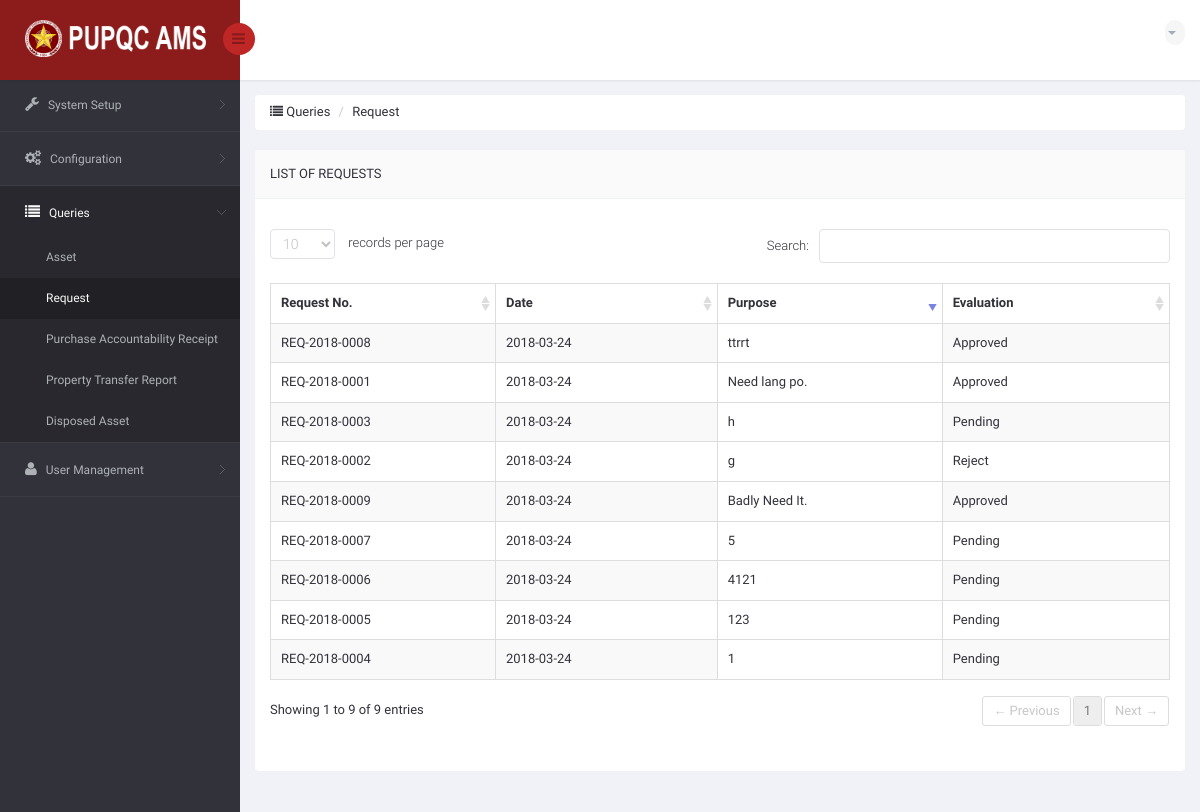
The page /DIR/Administrator/ADRequest.php (signed in) on the database as committed earlier.
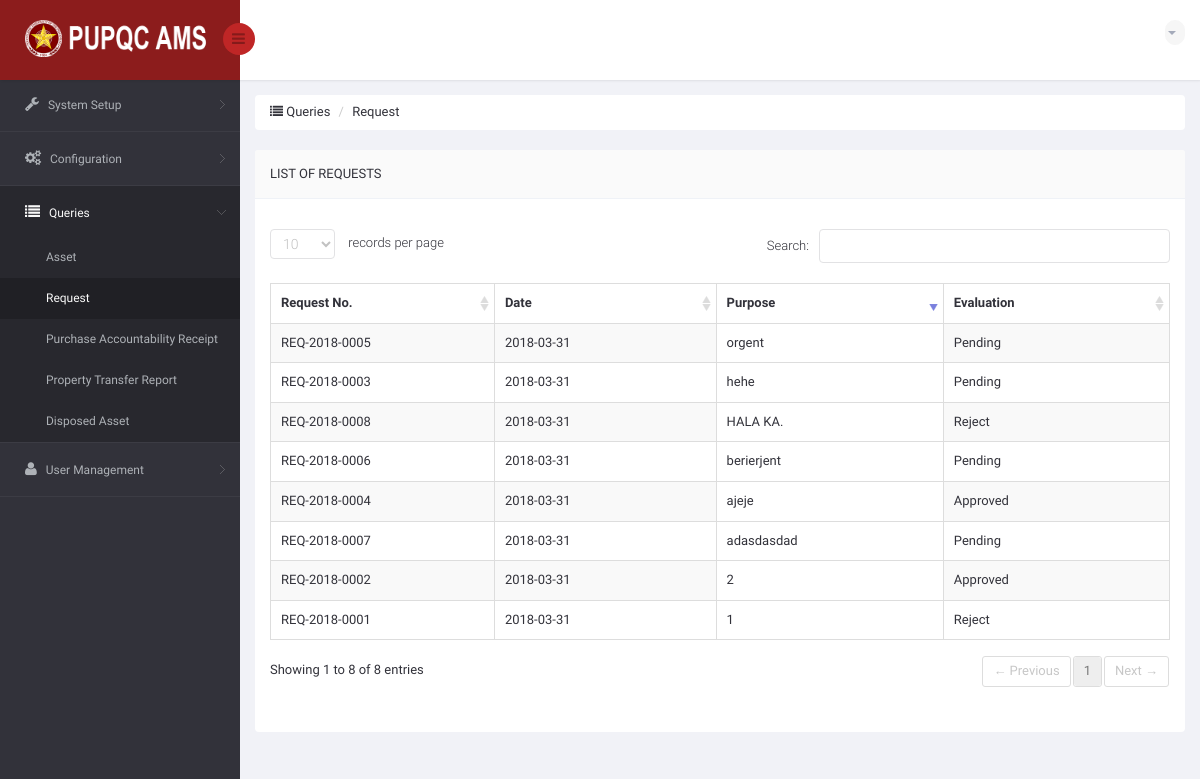
The same page on the database as committed later.
### tables this page shows
CREATE TABLE `ams_t_user_request_summary` (
  `URS_ID` int(11) NOT NULL,
  `URS_NO` varchar(15) NOT NULL,
  `URS_REQUEST_DATE` date NOT NULL,
  `URS_PURPOSE` varchar(350) NOT NULL,
  `URS_STATUS_TO_PO` varchar(25) NOT NULL DEFAULT 'Pending',
  `URS_APPROVED_DATE` date DEFAULT NULL,
  `URS_REJECT_DATE` date DEFAULT NULL,
  `URS_REMARKS` varchar(350) DEFAULT NULL,
  `URS_URGENT_DATE` date NOT NULL,
  `URS_URGENT_TYPE` varchar(25) NOT NULL,
  `URS_VIEW_BY_USER` int(11) NOT NULL DEFAULT '0',
  `URS_VIEW_BY_PO` int(11) NOT NULL DEFAULT '0',
  `URS_VIEW_BY_USER_MAIN` int(11) NOT NULL DEFAULT '0',
  `URS_VIEW_CLICKED` int(11) NOT NULL DEFAULT '0'
);

### DIR/Administrator/ADRequest.php (the view, shortened to what this page needs)
<!DOCTYPE html>
<html lang="en">
<head>
    <link href="../../bs3/css/bootstrap.min.css" rel="stylesheet">
    <link href="../../css/bootstrap-reset.css" rel="stylesheet">
    <link href="../../font-awesome/css/font-awesome.css" rel="stylesheet" />
    <link href="../../js/advanced-datatable/css/demo_page.css" rel="stylesheet" />
    <link href="../../js/advanced-datatable/css/demo_table.css" rel="stylesheet" />
    <link rel="stylesheet" href="../../js/data-tables/DT_bootstrap.css" />
    <link href="../../css/style.css" rel="stylesheet">
    <link href="../../css/style-responsive.css" rel="stylesheet" />
    <link href="../../js/iCheck/skins/minimal/minimal.css" rel="stylesheet">
    <link href="../../js/iCheck/skins/minimal/red.css" rel="stylesheet">
    <link href="../../js/iCheck/skins/minimal/green.css" rel="stylesheet">
    <link href="../../js/iCheck/skins/minimal/blue.css" rel="stylesheet">
    <link href="../../js/iCheck/skins/minimal/yellow.css" rel="stylesheet">
    <link href="../../js/iCheck/skins/minimal/purple.css" rel="stylesheet">
    <link href="../../js/iCheck/skins/square/square.css" rel="stylesheet">
    <link href="../../js/iCheck/skins/square/red.css" rel="stylesheet">
    <link href="../../js/iCheck/skins/square/green.css" rel="stylesheet">
    <link href="../../js/iCheck/skins/square/blue.css" rel="stylesheet">
    <link href="../../js/iCheck/skins/square/yellow.css" rel="stylesheet">
    <link href="../../js/iCheck/skins/square/purple.css" rel="stylesheet">
    <link href="../../js/iCheck/skins/flat/grey.css" rel="stylesheet">
    <link href="../../js/iCheck/skins/flat/red.css" rel="stylesheet">
    <link href="../../js/iCheck/skins/flat/green.css" rel="stylesheet">
    <link href="../../js/iCheck/skins/flat/blue.css" rel="stylesheet">
    <link href="../../js/iCheck/skins/flat/yellow.css" rel="stylesheet">
    <link href="../../js/iCheck/skins/flat/purple.css" rel="stylesheet">
    <link rel="stylesheet" type="text/css" href="../../js/select2/select2.css" />
    <link rel="stylesheet" type="text/css" href="../../js/bootstrap-daterangepicker/daterangepicker-bs3.css" />
    <link rel="stylesheet" type="text/css" href="../../js/bootstrap-datetimepicker/css/datetimepicker.css" />
    <link rel="stylesheet" type="text/css" href="../../js/bootstrap-datepicker/css/datepicker.css" />
    <link href="../../js/plugins/sweetalert/sweetalert.css" type="text/css" rel="stylesheet" media="screen,projection">
</head>
<body>
<section id="container" >
<header class="header fixed-top clearfix">
<div class="brand">
    <a href="ADCampus.php" class="logo">
        <img src="../../images/pupqcnew.png" style="width: 193px; height: 37px;" alt="">
    </a>
    <div class="sidebar-toggle-box">
        <div class="fa fa-bars"></div>
    </div>
</div>
<div class="top-nav clearfix">
    <ul class="nav pull-right top-menu">
        <li class="dropdown">
            <a data-toggle="dropdown" class="dropdown-toggle" href="#">
                <?php
                    include('../Connection/db.php');
                  ?>
                <b class="caret"></b>
            </a>
        </li>
    </ul>
</div>
</header>
<aside>
    <div id="sidebar" class="nav-collapse">
        <div class="leftside-navigation">
            <ul class="sidebar-menu" id="nav-accordion">
                <li class="sub-menu">
                    <a href="javascript:;">
                        <i class="fa fa-wrench"></i>
                        <span>System Setup</span>
                    </a>
                </li>
                <li class="sub-menu">
                    <a href="javascript:;">
                        <i class="fa fa-gears"></i>
                        <span>Configuration</span>
                    </a>
                </li>
                <li class="sub-menu">
                    <a href="javascript:;" class="active">
                        <i class="fa fa-list"></i>
                        <span>Queries</span>
                    </a>
                    <ul class="sub">
                        <li><a href="ADQueryAsset.php">Asset</a></li>
                        <li class="active"><a href="ADRequest.php">Request</a></li>
                        <li><a href="ADPar.php">Purchase Accountability Receipt</a></li>
                        <li><a href="ADPtr.php">Property Transfer Report</a></li>
                        <li><a href="ADDispose.php">Disposed Asset</a></li>
                    </ul>
                </li>
                <li class="sub-menu">
                    <a href="javascript:;">
                        <i class="fa fa-user"></i>
                        <span>User Management</span>
                    </a>
                </li>
            </ul>
        </div>
    </div>
</aside>
    <section id="main-content">
        <section class="wrapper">
            <div class="row">
                <div class="col-md-12">
                    <ul class="breadcrumb">
                        <li><a href="ADCampus.php"><i class="fa fa-list"></i>&nbsp;Queries</a></li>
                        <li><a href="ADCampus.php">Request</li>
                    </ul>
                </div>
            </div>
            <div class="row">
                <div class="col-sm-12">
                    <section class="panel">
                        <header class="panel-heading">
                            List of Requests
                        </header>
                        <div class="panel-body">
                            <div class="adv-table">
                                <table  class="display table table-bordered table-striped tblCampusData" id="dynamic-table">
                                    <thead>
                                        <tr>
                                            <th style="width: 250px">Request No.</th>
                                            <th style="width: 250px">Date</th>
                                            <th style="width: 250px">Purpose</th>
                                            <th style="width: 250px">Evaluation</th>
                                        </tr>
                                    </thead>
                                    <tbody>
                                    <?php
                                        $sql = "SELECT * FROM ams_t_user_request_summary";
                                        $result = mysqli_query($connection, $sql) or die("Bad Query: $sql");
                                        while($row = mysqli_fetch_assoc($result))
                                            {
                                              $no = $row['URS_NO'];
                                              $date = $row['URS_REQUEST_DATE'];
                                              $purp = $row['URS_PURPOSE'];
                                              $stat = $row['URS_STATUS_TO_PO'];
                                    ?>
                                        <tr class="gradeX"">
                                            <td> <?php echo $no; ?> </td>
                                            <td> <?php echo $date; ?> </td>
                                            <td> <?php echo $purp; ?> </td>
                                            <td> <?php echo $stat; ?> </td>
                                        </tr>
                                    <?php
                                        }
                                    ?>
                                    </tbody>
                                </table>
                            </div>
                        </div>
                    </section>
                </div>
            </div>
        </section>
    </section>
</section>
</body>
</html>

### js/advanced-datatable/css/demo_table.css (style rules this page uses)
table.display { margin: 0 auto; clear: both; width: 100%; }
table.display thead th { padding: 3px 18px 3px 10px; border-bottom: 1px solid black; font-weight: bold; cursor: pointer; * cursor: hand; }
table.display td { padding: 3px 10px; }
.sorting_desc { background: url('../images/sort_desc.png') no-repeat center right; }
.sorting { background: url('../images/sort_both.png') no-repeat center right; }
table.display tr.odd.gradeX { background-color: #ffdddd; }
table.display tr.even.gradeX { background-color: #ffeeee; }
tr.odd { background-color: #F9F9F9; }
tr.even { background-color: white; }
tr.odd td.sorting_1 { background-color: #D3D6FF; }
tr.even td.sorting_1 { background-color: #EAEBFF; }
tr.odd.gradeX td.sorting_1 { background-color: #ffc4c4; }
tr.even.gradeX td.sorting_1 { background-color: #ffd5d5; }
table.display tr.gradeX { background-color: #ffdddd; }

Rows that differ between the two databases and show on the page:
removed ams_t_user_request_summary: URS_NO "REQ-2018-0009", URS_REQUEST_DATE "2018-03-24", URS_PURPOSE "Badly Need It.", URS_STATUS_TO_PO "Approved"
changed ams_t_user_request_summary "REQ-2018-0001": URS_REQUEST_DATE "2018-03-24" → "2018-03-31"; URS_PURPOSE "Need lang po." → "1"; URS_STATUS_TO_PO "Approved" → "Reject"
changed ams_t_user_request_summary "REQ-2018-0002": URS_REQUEST_DATE "2018-03-24" → "2018-03-31"; URS_PURPOSE "g" → "2"; URS_STATUS_TO_PO "Reject" → "Approved"
changed ams_t_user_request_summary: URS_REQUEST_DATE "2018-03-24" → "2018-03-31"; URS_PURPOSE "h" → "hehe"
changed ams_t_user_request_summary: URS_REQUEST_DATE "2018-03-24" → "2018-03-31"; URS_PURPOSE "1" → "ajeje"; URS_STATUS_TO_PO "Pending" → "Approved"
changed ams_t_user_request_summary: URS_REQUEST_DATE "2018-03-24" → "2018-03-31"; URS_PURPOSE "123" → "orgent"
changed ams_t_user_request_summary: URS_REQUEST_DATE "2018-03-24" → "2018-03-31"; URS_PURPOSE "4121" → "berierjent"
changed ams_t_user_request_summary: URS_REQUEST_DATE "2018-03-24" → "2018-03-31"; URS_PURPOSE "5" → "adasdasdad"
changed ams_t_user_request_summary: URS_REQUEST_DATE "2018-03-24" → "2018-03-31"; URS_PURPOSE "ttrrt" → "HALA KA."; URS_STATUS_TO_PO "Approved" → "Reject"
Other text that changed with them:
text written by a page script: "records per page Search: Showing 1 to 9 of 9 entries ← Previous 1 Next →" → "records per page Search: Showing 1 to 8 of 8 entries ← Previous 1 Next →"
